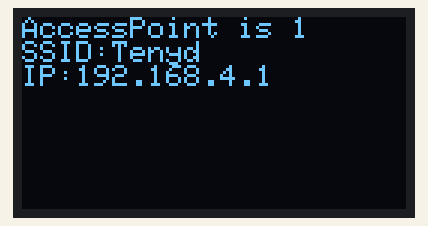
Bench run of a sketch on a simulated ESP8266 (NodeMCU). Parts: 128×64 one-colour display. What the sketch prints to the serial monitor is not drawn.

Above: at 0.1 s.

The sketch:

webserver-arduino.ino
```cpp
#include "main.h"

void setup() {
  ws_setup();
}

void loop() {
  ws_loop();
}
```

main.cpp
```cpp
#include "main.h"
#include <Adafruit_GFX.h>
#include <Adafruit_SSD1306.h>
#include <ESP8266WebServer.h>
#include <ESP8266WiFi.h>
#include <Wire.h>

#define SCREEN_WIDTH 128
#define SCREEN_HEIGHT 64
Adafruit_SSD1306 display(SCREEN_WIDTH, SCREEN_HEIGHT, &Wire, -1);

const char *ssid = "Tenyd";
const char *password = "12345678";

ESP8266WebServer server(80);

void handleRoot() {
  server.send(200, "text/html", "<h1>Hello from Tenyd</h1>");
}

void ws_setup() {
  Serial.begin(115200);
  Wire.begin(12, 14);

  if (!display.begin(SSD1306_SWITCHCAPVCC, 0x3C)) {
    Serial.println("SSD1306 not found");
    for (;;)
      ;
  }

  WiFi.softAP(ssid, password);

  Serial.println("Access Point is running!");
  Serial.print("SSID: ");
  Serial.println(ssid);
  Serial.print("IP-address: ");
  Serial.println(WiFi.softAPIP());

  display.clearDisplay();
  display.setTextSize(1);
  display.setTextColor(SSD1306_WHITE);
  display.setCursor(0, 0);
  display.println("AccessPoint is 1");
  display.print("SSID:");
  display.println(ssid);
  display.print("IP:");
  display.println(WiFi.softAPIP());
  display.display();

  server.on("/", handleRoot);
  server.begin();
}

void ws_loop() { server.handleClient(); }
```

main.h
```cpp
#pragma once

void ws_setup();
void ws_loop();
```
